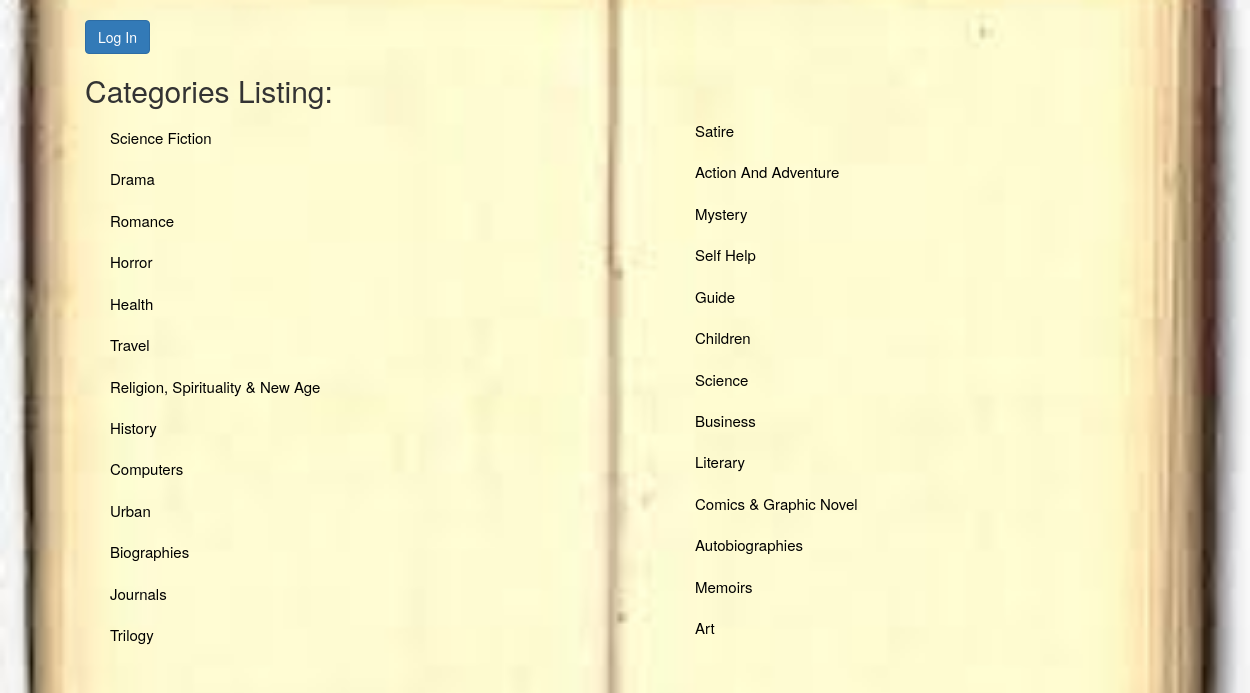
/book/, run on the app's committed database.
### database_setup2.py (models this page shows, shortened)
class Category(Base):
    __tablename__ = 'category'
    id = Column(Integer, primary_key=True)
    name = Column(String(250), nullable=False)

### project2.py (the view)
@app.route('/')
@app.route('/book/')
def bookList():
  categories = session.query(Category).all()
  if 'username' not in login_session:
    return render_template('publicbooklist.html', categories=categories)
  else:
    return render_template('booklist.html', categories=categories)

### templates/publicbooklist.html (shortened to what this page needs)
{% extends "main.html" %}
{% block content %}
	<div class="row">
		<div class="col-md-6">
			<a href = "{{url_for('showLogin')}}"><button class="btn btn-primary">Log In</button></a>
			<h2>Categories Listing:</h2>
			{% for category in categories %}
				{% if category.id%2 %}
					<a href = "{{url_for('selectedCategoryList', category_name=category.name)}}" class="a-category">{{category.name}}</a>
				{% endif %}
			{% endfor %}
		</div>
		<div class="col-md-6">
			{% for category in categories %}
				{% if category.id%2 == 0 %}
					<a href = "{{url_for('selectedCategoryList', category_name=category.name)}}" class="a-category">{{category.name}}</a>
				{% endif %}
			{% endfor %}
		</div>
	</div>
{% endblock %}

### templates/main.html (shortened to what this page needs)
<!DOCTYPE html>
<html lang="en">
	<head>
		<link rel="stylesheet" href="https://maxcdn.bootstrapcdn.com/bootstrap/3.3.7/css/bootstrap.min.css">
  		<link type="text/css" rel="stylesheet" href="/static/style.css" />
	</head>
	<body>
		<div class="container">
			{% block content %}
			{% endblock %}
		</div>
	</body>
</html>

### static/style.css (style rules this page uses)
body { background: url('books2.jpeg') no-repeat fixed center; background-size: cover; }
h2 { margin-bottom: 0px; margin-top: 0px; }
a { color: black; font-size: 17px; }
.container { margin-left: 70px; }
.a-category { font-size: 15px; margin-left: 25px; }

### data on the page
Category: name "Science Fiction"
Category: name "Drama"
Category: name "Romance"
Category: name "Horror"
Category: name "Health"
Category: name "Travel"
Category: name "Religion, Spirituality & New Age"
Category: name "History"
Category: name "Computers"
Category: name "Urban"
Category: name "Biographies"
Category: name "Journals"
Category: name "Trilogy"
Category: name "Satire"
Category: name "Action And Adventure"
Category: name "Mystery"
Category: name "Self Help"
Category: name "Guide"
Category: name "Children"
Category: name "Science"
Category: name "Business"
Category: name "Literary"
Category: name "Comics & Graphic Novel"
Category: name "Autobiographies"
Category: name "Memoirs"
Category: name "Art"
